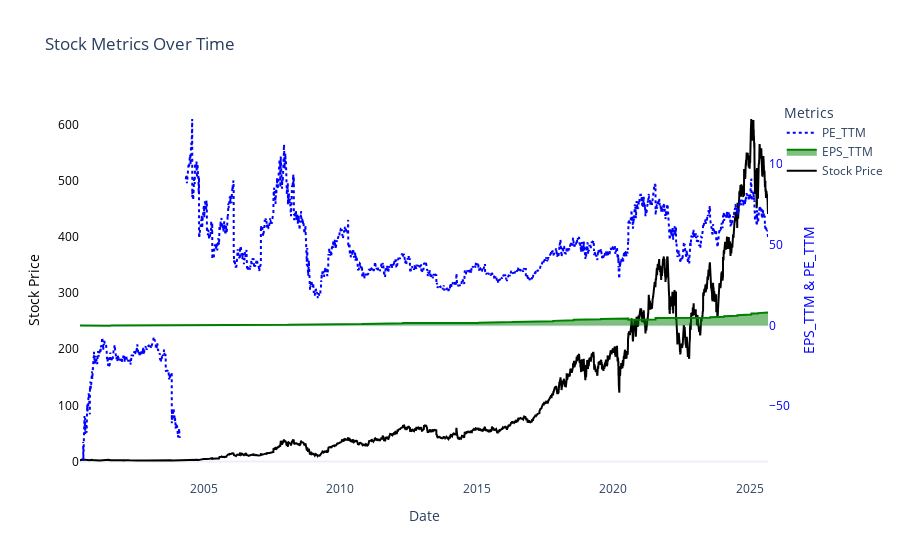

Here is the notebook cell this chart was saved with:
### Code cell
import plotly.graph_objects as go


# Create the figure
fig = go.Figure()

# Add stock_price on primary y-axis (left)
fig.add_trace(go.Scatter(
    x=stock_consolidate_df.index,
    y=stock_consolidate_df["stock_price"],
    mode='lines',
    line=dict(color='black'),
    name='Stock Price',
    yaxis="y1"
))

# Add EPS_TTM on secondary y-axis (right)
fig.add_trace(go.Scatter(
    x=stock_consolidate_df.index,
    y=stock_consolidate_df["EPS_TTM"],
    mode='lines',
    fill='tonexty',  # Shadow effect
    line=dict(color='green'),
    name='EPS_TTM',
    yaxis="y2"
))

# Add PE_TTM on secondary y-axis (right)
fig.add_trace(go.Scatter(
    x=stock_consolidate_df.index,
    y=stock_consolidate_df["PE_TTM"],
    mode='lines',
    line=dict(color='blue', dash='dot'),
    name='PE_TTM',
    yaxis="y2"
))

# Update layout to remove grid and configure dual y-axes
fig.update_layout(
    title="Stock Metrics Over Time",
    xaxis=dict(title="Date", showgrid=False),
    yaxis=dict(
        title="Stock Price",
        showgrid=False,
        titlefont=dict(color="black"),
        tickfont=dict(color="black")
    ),
    yaxis2=dict(
        title="EPS_TTM & PE_TTM",
        overlaying="y",  # Overlay with y1
        side="right",
        showgrid=False,
        titlefont=dict(color="blue"),
        tickfont=dict(color="blue")
    ),
    legend_title="Metrics",
    template="plotly_white",
    plot_bgcolor='white'  # Background color
)

# Show the plot
fig.show()

### Figure 1 — Plotly figure (JSON) as saved in the notebook; plotly's stock layout.template omitted (floating-point values rounded to 4 significant figures; data arrays with more than 128 entries replaced by an {"elided": "..."} marker saying what was removed)
{"data": [{"line": {"color": "black"}, "mode": "lines", "name": "Stock Price", "type": "scatter", "x": {"elided": "6341 str values"}, "y": {"elided": "6341 float values"}, "yaxis": "y"}, {"fill": "tonexty", "line": {"color": "green"}, "mode": "lines", "name": "EPS_TTM", "type": "scatter", "x": {"elided": "6341 str values"}, "y": {"elided": "6341 float values"}, "yaxis": "y2"}, {"line": {"color": "blue", "dash": "dot"}, "mode": "lines", "name": "PE_TTM", "type": "scatter", "x": {"elided": "6341 str values"}, "y": {"elided": "6341 float values"}, "yaxis": "y2"}], "layout": {"legend": {"title": {"text": "Metrics"}}, "plot_bgcolor": "white", "title": {"text": "Stock Metrics Over Time"}, "xaxis": {"showgrid": false, "title": {"text": "Date"}}, "yaxis": {"showgrid": false, "tickfont": {"color": "black"}, "title": {"font": {"color": "black"}, "text": "Stock Price"}}, "yaxis2": {"overlaying": "y", "showgrid": false, "side": "right", "tickfont": {"color": "blue"}, "title": {"font": {"color": "blue"}, "text": "EPS_TTM & PE_TTM"}}}}
